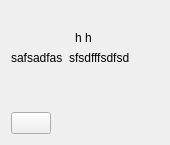
              <widget class="QWidget" name="scrollAreaWidgetContents_4">
               <property name="geometry">
                <rect>
                 <x>0</x>
                 <y>0</y>
                 <width>170</width>
                 <height>145</height>
                </rect>
               </property>
               <layout class="QVBoxLayout" name="verticalLayout_23">
                <item>
                 <layout class="QHBoxLayout" name="horizontalLayout_13">
                  <item>
                   <spacer name="horizontalSpacer_59">
                    <property name="orientation">
                     <enum>Qt::Horizontal</enum>
                    </property>
                    <property name="sizeHint" stdset="0">
                     <size>
                      <width>40</width>
                      <height>20</height>
                     </size>
                    </property>
                   </spacer>
                  </item>
                  <item>
                   <layout class="QVBoxLayout" name="verticalLayout_16">
                    <item>
                     <widget class="QLabel" name="l_propic_scout">
                      <property name="text">
                       <string/>
                      </property>
                     </widget>
                    </item>
                    <item alignment="Qt::AlignHCenter">
                     <widget class="QLabel" name="l_name_scout">
                      <property name="styleSheet">
                       <string notr="true">Text-align:centre
</string>
                      </property>
                      <property name="text">
                       <string>h h </string>
                      </property>
                     </widget>
                    </item>
                   </layout>
                  </item>
                  <item>
                   <spacer name="horizontalSpacer_60">
                    <property name="orientation">
                     <enum>Qt::Horizontal</enum>
                    </property>
                    <property name="sizeHint" stdset="0">
                     <size>
                      <width>40</width>
                      <height>20</height>
                     </size>
                    </property>
                   </spacer>
                  </item>
                 </layout>
                </item>
                <item>
                 <layout class="QHBoxLayout" name="horizontalLayout_19">
                  <item>
                   <widget class="QLabel" name="l_propic_scout2">
                    <property name="sizePolicy">
                     <sizepolicy hsizetype="Fixed" vsizetype="Fixed">
                      <horstretch>0</horstretch>
                      <verstretch>0</verstretch>
                     </sizepolicy>
                    </property>
                    <property name="text">
                     <string>safsadfas</string>
                    </property>
                   </widget>
                  </item>
                  <item>
                   <widget class="QLabel" name="l_name_scout2">
                    <property name="sizePolicy">
                     <sizepolicy hsizetype="Expanding" vsizetype="Fixed">
                      <horstretch>0</horstretch>
                      <verstretch>0</verstretch>
                     </sizepolicy>
                    </property>
                    <property name="text">
                     <string>sfsdfffsdfsd</string>
                    </property>
                   </widget>
                  </item>
                 </layout>
                </item>
                <item>
                 <widget class="QLabel" name="l_feed_scout">
                  <property name="sizePolicy">
                   <sizepolicy hsizetype="Preferred" vsizetype="Expanding">
                    <horstretch>0</horstretch>
                    <verstretch>0</verstretch>
                   </sizepolicy>
                  </property>
                  <property name="text">
                   <string/>
                  </property>
                 </widget>
                </item>
                <item>
                 <layout class="QHBoxLayout" name="horizontalLayout_21">
                  <property name="spacing">
                   <number>6</number>
                  </property>
                  <item>
                   <widget class="QPushButton" name="btn_like_scout">
                    <property name="sizePolicy">
                     <sizepolicy hsizetype="Fixed" vsizetype="Fixed">
                      <horstretch>0</horstretch>
                      <verstretch>0</verstretch>
                     </sizepolicy>
                    </property>
                    <property name="text">
                     <string/>
                    </property>
                   </widget>
                  </item>
                  <item>
                   <widget class="QLabel" name="like_count_scout">
                    <property name="sizePolicy">
                     <sizepolicy hsizetype="Fixed" vsizetype="Fixed">
                      <horstretch>0</horstretch>
                      <verstretch>0</verstretch>
                     </sizepolicy>
                    </property>
                    <property name="text">
                     <string/>
                    </property>
                   </widget>
                  </item>
                  <item>
                   <spacer name="horizontalSpacer_61">
                    <property name="orientation">
                     <enum>Qt::Horizontal</enum>
                    </property>
                    <property name="sizeType">
                     <enum>QSizePolicy::MinimumExpanding</enum>
                    </property>
                    <property name="sizeHint" stdset="0">
                     <size>
                      <width>40</width>
                      <height>20</height>
                     </size>
                    </property>
                   </spacer>
                  </item>
                 </layout>
                </item>
               </layout>
              </widget>
